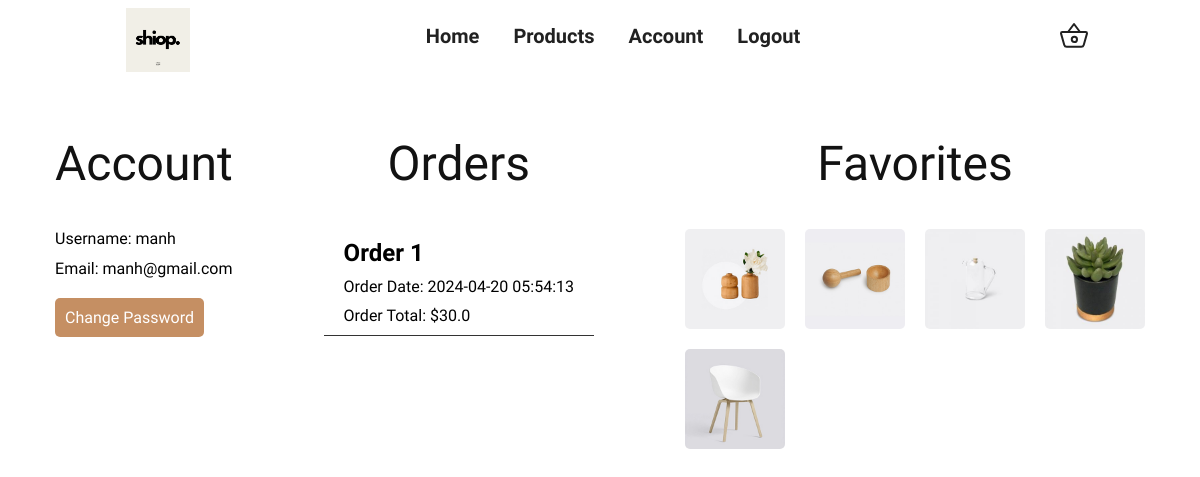
The page /account (signed in) on the database as committed earlier.
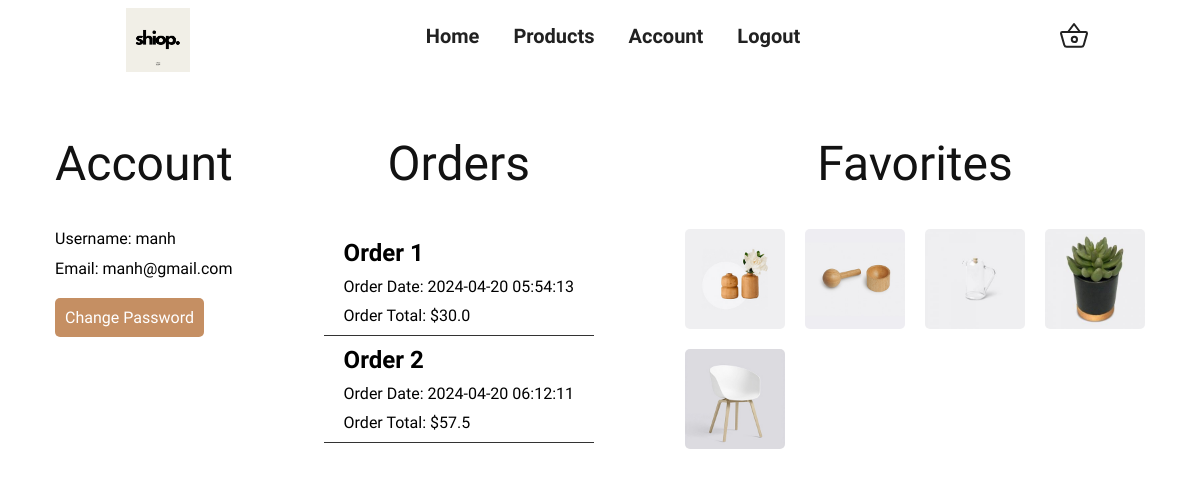
The same page on the database as committed later.
### tables this page shows
CREATE TABLE "orders" (
    "id" INTEGER PRIMARY KEY AUTOINCREMENT,
    "account_id" TEXT NOT NULL,
    "time" TEXT NOT NULL,
    "total" REAL NOT NULL,
    "phone" TEXT NOT NULL,
    "address" TEXT NOT NULL,
    FOREIGN KEY("account_id") REFERENCES "account"("id")
);

CREATE TABLE "product" (
	"product_id"	INTEGER NOT NULL,
	"name"	TEXT NOT NULL,
	"image"	BLOB NOT NULL,
	"description"	TEXT NOT NULL,
	"price"	NUMERIC NOT NULL DEFAULT 0.00,
	"category"	TEXT NOT NULL CHECK("category" IN ('accessory', 'furniture', 'decoration')),
	"in_stock"	INTEGER NOT NULL DEFAULT 10,
	PRIMARY KEY("product_id" AUTOINCREMENT)
);

### main.py (the view)
@app.route('/account')
def account():
    user = session.get('user', None)
    conn = sqlite3.connect(sqldbname)
    c = conn.cursor()
    c.execute('SELECT * FROM orders WHERE account_id = ?', (user['id'],))
    all_orders = c.fetchall()
    orders = []
    for order in all_orders:
        order_dict = {
            'id': order[0],
            'total': order[3],
            'time': order[2]
        }
        orders.append(order_dict)
    c.execute('SELECT * FROM product WHERE product_id IN (SELECT product_id FROM favorites WHERE account_id = ?)', (user['id'],))
    products = c.fetchall()
    products_list = []
    for product in products:
        product_dict = {
            'product_id': product[0],
            'name': product[1],
            'image': product[2],
            'description': product[3],
            'price': product[4],
            'category': product[5],
            'in_stock': product[6]
        }
        products_list.append(product_dict)
    return render_template('account.html', user=user, orders=orders, products=products_list)

### templates/account.html (shortened to what this page needs)
<!DOCTYPE html>
<html>
<head>
    <link rel="stylesheet" type="text/css" href="../static/style.css" />
</head>
<body>
    <header>
        <div class="navbar">
          <a href="/">
            <img src="/static/images/logo.png" alt="" class="logo" id="logo" />
          </a>
          <ul id="topnav" class="topnav">
            <li id="topnav-item"><a href="/">Home</a></li>
            <li id="topnav-item"><a href="/product">Products</a></li>
            {% if user != None %}
              <li id="topnav-item"><a href="/account">Account</a></li>
              <li id="topnav-item"><a href="/logout">Logout</a></li>
            {% else %}
              <li id="topnav-item"><a href="/register">Register</a></li>
              <li id="topnav-item"><a href="/login">Login</a></li>
            {% endif %}
          </ul>
        {% if user != None %}
            <a href="/cart">
                <button type="button" class="cart" id="cart">
                    <ion-icon name="basket-outline"></ion-icon>
                </button>
            </a>
        {% else %}
            <a href="/login">
                <button type="button" class="cart" id="cart">
                    <ion-icon name="basket-outline"></ion-icon>
                </button>
            </a>
        {% endif %}
        </div>
    </header>
    <container class="account">
        <section class="section d-flex-col-center account-info">
            <h2 class="h2 section-title">Account</h2>
            <div>
                <p>Username: {{ session.user.username }}</p>
                <p>Email: {{ session.user.email }}</p>
                <button class="change-btn">Change Password</button>
            </div>
        </section>
        <section class="section d-flex-col-center account-orders">
            <h2 class="h2 section-title">Orders</h2>
            <div>
                {% for order in orders %}
                <div>
                    <h1>Order {{ order.id }}</h1>
                    <p>Order Date: {{ order.time }}</p>
                    <p>Order Total: ${{ order.total }}</p>
                </div>
                {% endfor %}
            </div>
        </section>
        <section class="section d-flex-col-center account-favorites">
            <h2 class="h2 section-title">Favorites</h2>
            <div>
                {% for product in products %}
                <a href="/product/{{ product.product_id }}">
                    <img src="{{ product.image }}" width="100" height="100" loading="lazy" alt="{{ product.name }}" class="product-image">
                </a>
                {% endfor %}
            </div>
        </section>
    </container>
</body>
</html>

### static/style.css (style rules this page uses)
:root { --red-orange-color-wheel: hsl(17, 96%, 48%); --middle-blue-green: hsl(167, 45%, 72%); --smokey-black: hsl(0, 0%, 7%); --spanish-gray: hsl(0, 0%, 60%); --granite-gray: hsl(0, 0%, 40%); --tan-crayola: hsl(27, 46%, 58%); --light-gray: hsl(0, 0%, 80%); --black_10: hsla(0, 0%, 0%, 0.1); --black_25: hsla(0, 0%, 0%, 0.25); --black_50: hsla(0, 0%, 0%, 0.4); --black_70: hsla(0, 0%, 0%, 0.7); --cultured: hsl(220, 16%, 96%); --manatee: hsl(218, 11%, 65%); --black: hsl(0, 0%, 0%); --white: hsl(0, 0%, 100%); --ff-roboto: 'Roboto', sans-serif; --ff-mr_de_haviland: 'Mr De Haviland', cursive; --fs-1: 6rem; --fs-2: 3rem; --fs-3: 2rem; --fs-4: 1.8rem; --fs-5: 1.4rem; --fs-6: 1.2rem; --fw-700: 700; --fw-500: 500; --section-padding: 50px; --shadow: 0 0 2px hsla(0, 0%, 0%, 0.2); --transition-1: 0.25s ease; --transition-2: 0.5s ease; --cubic-in: cubic-bezier(0.51, 0.03, 0.64, 0.28); --cubic-out: cubic-bezier(0.33, 0.85, 0.4, 0.96); }
*, *::before, *::after { margin: 0; padding: 0; box-sizing: border-box; font-family: "Comfortaa", cursive; }
li { list-style: none; }
a, img, span, input, button, ion-icon { display: block; }
a { color: inherit; text-decoration: none; }
img { height: auto; }
input, button { background: none; border: none; font: inherit; }
button { cursor: pointer; }
ion-icon { pointer-events: none; }
html, body { width: 100%; height: 100%; scroll-behavior: smooth; }
body { background-color: var(--white); color: var(--black); }
::placeholder { color: var(--manatee); }
.section { padding-block: var(--section-padding); }
.h2, .h3 { color: var(--smokey-black); font-weight: var(--fw-500); line-height: 1.4; }
.h2 { font-size: var(--fs-2); }
a { position: relative; text-decoration: none; color: #212121; }
.d-flex-col-center { display: flex; flex-direction: column; justify-content: center; align-items: center; }
.navbar { display: flex; justify-content: space-around; align-items: center; background-color: transparent; position: fixed; top: 0; left: 0; font-weight: 900; width: 100%; transition: background-color 0.5s ease; z-index: 100; }
#topnav-item { list-style-type: none; margin-right: 30px; font-size: 20px; display: inline-block; text-align: center; position: relative; color: #212020; }
#topnav-item::before { content: ""; position: absolute; width: 100%; transform: scaleX(0); height: 2px; bottom: 0; left: 0; background-color: #000; transform-origin: bottom right; transition: transform 0.25s ease-out; color: #f1efe7; }
.logo { width: 4rem; margin-left: 0.5rem; margin-top: 0.5rem; }
.cart { background-color: transparent; border: none; scale: 2; color: #212121; transition: 0.3s ease-in; }
.account { height: 80vh; display: flex; justify-content: space-evenly; align-items: start; padding: 5rem 2rem; gap:3rem; }
.account h2 { margin-bottom: 2rem; }
.account .account-info div { display: flex; flex-direction: column; align-items: start; gap: .7rem; }
.account .account-info button { margin-top: 0.5rem; padding: 10px; border-radius: 5px; background: var(--tan-crayola); color: #FFF; }
.account .account-orders > div { height: 40vh; display: flex; flex-direction: column; justify-content: flex-start; overflow-y: scroll; scroll-behavior: smooth; padding: 0 20px; }
.account .account-orders > div > div { display: flex; flex-direction: column; gap: 10px; border-bottom: 1px solid #333; padding: 10px 20px; }
.account .account-favorites > div { display: flex; flex-wrap: wrap; width: 460px; justify-content: start; overflow-x: scroll; scroll-behavior: smooth; gap: 20px }
.account .account-favorites > div img { width: 100px; height: 100px; border-radius: 5px; }

Rows that differ between the two databases and show on the page:
added orders: id "2", time "2024-04-20 06:12:11", total "57.5"
